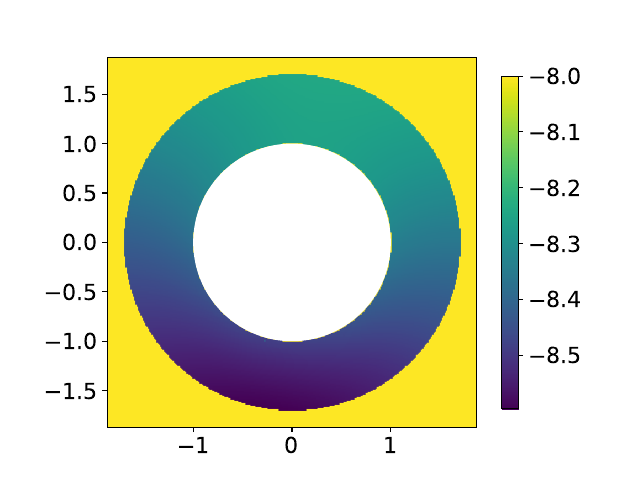

The Python source for this figure:
#!/usr/bin/python
import matplotlib.pyplot as pt
import numpy as np

pt.rc("font", size=16)
x = np.loadtxt("plot27.dat1")
x = x.reshape(  300,  300, order="F")
y = np.loadtxt("plot27.dat2")
f=open("plot27.dat3","r")
iss = 0
nd =     1
for i in range(nd):
    nn = int(f.readline())
    pt.fill(y[iss:iss+nn,0],y[iss:iss+nn,1],facecolor="w")
    iss=iss+nn

pt.imshow(x, extent=[-1.87, 1.87,-1.87, 1.87])
cb=pt.colorbar(shrink=.9)
pt.savefig("plot27.pdf")
